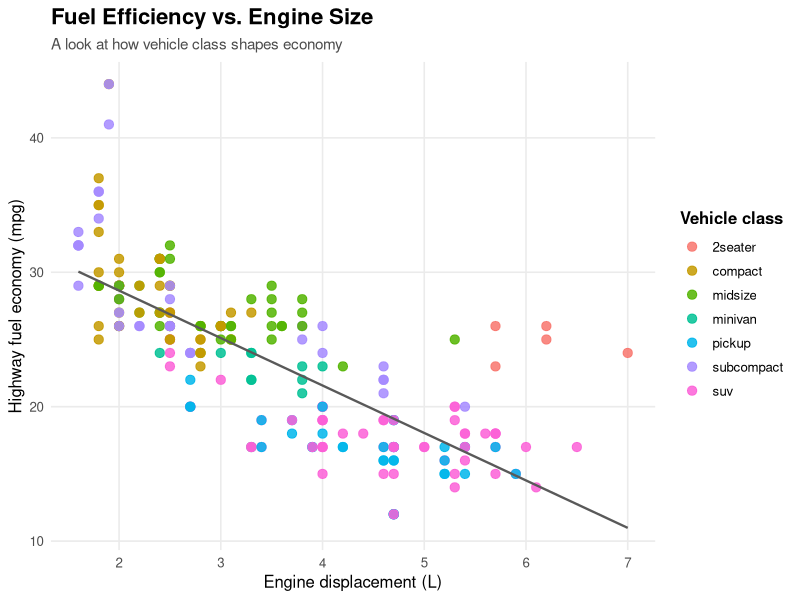

Source code (R):
## ---- chunk 1
#| message: false
library(tidyverse)
## ---- chunk 2
#| fig-width: 8
#| fig-height: 5
#| fig-cap: "Fuel efficiency by engine size and vehicle class in the mpg dataset."

ggplot(mpg, aes(displ, hwy, color = class)) +
  geom_point(size = 2.8, alpha = 0.85) +
  geom_smooth(method = "lm", se = FALSE, linewidth = 0.8, color = "grey35") +
  labs(
    title = "Fuel Efficiency vs. Engine Size",
    subtitle = "A look at how vehicle class shapes economy",
    x = "Engine displacement (L)",
    y = "Highway fuel economy (mpg)",
    color = "Vehicle class"
  ) +
  theme_minimal(base_size = 12) +
  theme(
    plot.title = element_text(face = "bold", size = 16),
    plot.subtitle = element_text(size = 11, color = "grey30"),
    legend.title = element_text(face = "bold"),
    panel.grid.minor = element_blank()
  )
